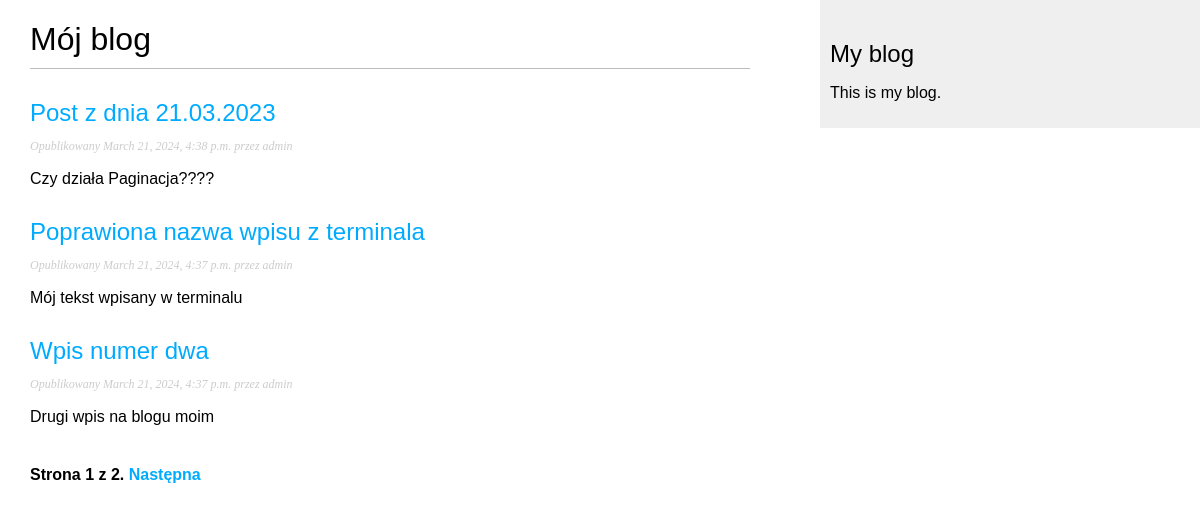
Screenshot of /blog/ with the database file from the repository.
### blog/models.py (models this page shows, shortened)
class Post(models.Model):
    class Status(models.TextChoices):
        DRAFT = 'DF', 'Roboczy'
        PUBLISHED = 'PB', 'Opublikowany'
    title = models.CharField(max_length=200)
    slug = models.SlugField(max_length=200,
                            unique_for_date='publish')
    author = models.ForeignKey(User,
                               on_delete=models.CASCADE,
                               related_name='blog_post')
    body = models.TextField()
    publish = models.DateTimeField(default=timezone.now)
    create = models.DateTimeField(auto_now_add=True)
    update = models.DateTimeField(auto_now=True)
    status = models.CharField(max_length=2,
                              choices=Status.choices,
                              default=Status.DRAFT)
    object = models.Manager()
    published = PublishManager()
    class Meta:
        ordering = ['-publish']
        indexes = [
            models.Index(fields=['-publish'])
        ]
    def get_absolute_url(self):
        return reverse('blog:post_detail',
                       args=[self.publish.year,
                             self.publish.month,
                             self.publish.day,
                             self.slug])

### blog/views.py (the view)
# urls.py: path('', views.post_list, name='post_list'),
def post_list(request):
    posts = Post.published.all()
    paginator = Paginator(posts, 3)
    page_number = request.GET.get('page', 1)
    try:
        posts = paginator.page(page_number)
    except EmptyPage:
        posts = paginator.page(paginator.num_pages)
    except PageNotAnInteger:
        posts = paginator.page(1)
    return render(request,
                  'post/list.html',
                  {'posts': posts})

### blog/models.py (called while the page is built)
    def get_queryset(self):
        return super().get_queryset().filter(status=Post.Status.PUBLISHED)

### blog/templates/post/list.html (shortened to what this page needs)
{% extends "base.html" %}
{% block content %}
    <h1>Mój blog</h1>
    {% for post in posts %}
        <h2>
            <a href='{{ post.get_absolute_url }}'>
                {{ post.title }}
            </a>
        </h2>
        <p class="date">
            Opublikowany {{ post.publish }} przez {{ post.author }}
        </p>
        {{ post.body|truncatewords:30|linebreaks }}
    {% endfor %}
    {% include "pagination.html" with page=posts %}
{% endblock %}

### blog/templates/base.html (shortened to what this page needs)
{% load static %}
<!DOCTYPE html>
<html>
<head>
  <link href='{% static "blog.css" %}' rel="stylesheet">
</head>
<body>
  <div id="content">
    {% block content %}
    {% endblock %}
  </div>
  <div id="sidebar">
    <h2>My blog</h2>
    <p>This is my blog.</p>
  </div>
</body>
</html>

### blog/templates/pagination.html (shortened to what this page needs)
<div class="pagination">
  <span class="step-links">
    <span class="current">
      Strona {{ page.number }} z {{ page.paginator.num_pages }}.
    </span>
    {% if page.has_next %}
      <a href="?page={{ page.next_page_number }}">Następna</a>
    {% endif %}
  </span>
</div>

### static/blog.css (style rules this page uses)
body { margin:0; padding:0; font-family:helvetica, sans-serif; }
a { color:#00abff; text-decoration:none; }
h1 { font-weight:normal; border-bottom:1px solid #bbb; padding:0 0 10px 0; }
h2 { font-weight:normal; margin:30px 0 0; }
#content { float:left; width:60%; padding:0 0 0 30px; }
#sidebar { float:right; width:30%; padding:10px; background:#efefef; height:100%; }
p.date { color:#ccc; font-family: georgia, serif; font-size: 12px; font-style: italic; }
.pagination { margin:40px 0; font-weight:bold; }

### rows the page displays
Post: title "Post z dnia 21.03.2023", publish "March 21, 2024, 4:38 p.m.", author "admin", body "Czy działa Paginacja????"
Post: title "Poprawiona nazwa wpisu z terminala", publish "March 21, 2024, 4:37 p.m.", author "admin", body "Mój tekst wpisany w terminalu"
Post: title "Wpis numer dwa", publish "March 21, 2024, 4:37 p.m.", author "admin", body "Drugi wpis na blogu moim"

### other values shown
{{ page.number }} "1"
{{ page.paginator.num_pages }} "2"
